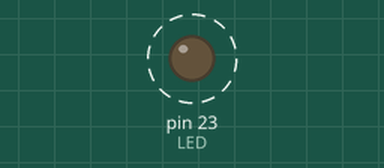
Simulated run of this sketch. Board: Arduino Mega 2560, built with avr-gcc and run on an emulated ATmega2560. Shown: output pins drawn as LEDs (lit = HIGH). Dashed ring = blinking. What the sketch prints to the serial monitor is not drawn.

Above: at 0.7 s.
Timing chart, 0 to 3.5 s (numbered marks = the images above):
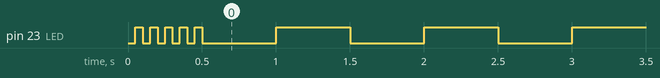

Measured:
- by itself, pin 23 (LED): goes 4 × (LOW 0.05 s, HIGH 0.05 s), 129 × (LOW 0.50 s, HIGH 0.50 s), then LOW

The sketch:

tank.ino
```cpp
/*
  TANK

ISP
---
PD0     RX
PD1     TX
RESET#  through 50M capacitor to RST#

SDcard
------
DAT3   SS   4 B4
CMD    MOSI 5 B5
DAT0   MISO 6 B6
CLK    SCK  7 B7

ANALOG
------
+      A0  PA0
-      A1  PA1
RESET  0   PB0

LED
---
LED_yellow  23  PC7         // LED for Dasa


                     Mighty 1284p
                      +---\/---+
           (D 0) PB0 1|        |40 PA0 (AI 0 / D24)
           (D 1) PB1 2|        |39 PA1 (AI 1 / D25)
      INT2 (D 2) PB2 3|        |38 PA2 (AI 2 / D26)
       PWM (D 3) PB3 4|        |37 PA3 (AI 3 / D27)
    PWM/SS (D 4) PB4 5|        |36 PA4 (AI 4 / D28)
      MOSI (D 5) PB5 6|        |35 PA5 (AI 5 / D29)
  PWM/MISO (D 6) PB6 7|        |34 PA6 (AI 6 / D30)
   PWM/SCK (D 7) PB7 8|        |33 PA7 (AI 7 / D31)
                 RST 9|        |32 AREF
                VCC 10|        |31 GND
                GND 11|        |30 AVCC
              XTAL2 12|        |29 PC7 (D 23)
              XTAL1 13|        |28 PC6 (D 22)
      RX0 (D 8) PD0 14|        |27 PC5 (D 21) TDI
      TX0 (D 9) PD1 15|        |26 PC4 (D 20) TDO
RX1/INT0 (D 10) PD2 16|        |25 PC3 (D 19) TMS
TX1/INT1 (D 11) PD3 17|        |24 PC2 (D 18) TCK
     PWM (D 12) PD4 18|        |23 PC1 (D 17) SDA
     PWM (D 13) PD5 19|        |22 PC0 (D 16) SCL
     PWM (D 14) PD6 20|        |21 PD7 (D 15) PWM
                      +--------+
*/

/*
// Compiled with: Arduino 1.8.9
// MightyCore 2.0.2 https://mcudude.github.io/MightyCore/package_MCUdude_MightyCore_index.json
Fix old bug in Mighty SD library
~/.arduino15/packages/MightyCore/hardware/avr/2.0.2/libraries/SD/src/SD.cpp:
boolean SDClass::begin(uint32_t clock, uint8_t csPin) {
  if(root.isOpen()) root.close();
*/

#define LED         23   // PC7
#define RESET       0    // PB0
#define SDpower1    1    // PB1
#define SDpower2    2    // PB2
#define SDpower3    3    // PB3
#define SS          4    // PB4
#define MOSI        5    // PB5
#define MISO        6    // PB6
#define SCK         7    // PB7
#define INT         20   // PC4


// Read Analog Differential without gain (read datashet of ATMega1280 and ATMega2560 for refference)
// Use analogReadDiff(NUM)
//   NUM  | POS PIN             | NEG PIN           |   GAIN
//  0 | A0      | A1      | 1x
//  1 | A1      | A1      | 1x
//  2 | A2      | A1      | 1x
//  3 | A3      | A1      | 1x
//  4 | A4      | A1      | 1x
//  5 | A5      | A1      | 1x
//  6 | A6      | A1      | 1x
//  7 | A7      | A1      | 1x
//  8 | A8      | A9      | 1x
//  9 | A9      | A9      | 1x
//  10  | A10     | A9      | 1x
//  11  | A11     | A9      | 1x
//  12  | A12     | A9      | 1x
//  13  | A13     | A9      | 1x
//  14  | A14     | A9      | 1x
//  15  | A15     | A9      | 1x
#define PIN 0
uint8_t analog_reference = INTERNAL2V56; // DEFAULT, INTERNAL, INTERNAL1V1, INTERNAL2V56, or EXTERNAL

void setup()
{

  // Open serial communications and wait for port to open:
  Serial.begin(9600);

  Serial.println("#Cvak...");


  pinMode(LED, OUTPUT);
  digitalWrite(LED, LOW);

  //!!! Wire.setClock(100000);

  for(int i=0; i<5; i++)
  {
    delay(50);
    digitalWrite(LED, HIGH);  // Blink for Dasa
    delay(50);
    digitalWrite(LED, LOW);
  }

  Serial.println("#Hmmm...");

}


void loop()
{
    delay(500);
    digitalWrite(LED, HIGH);  // Blink for Dasa
    delay(500);
    digitalWrite(LED, LOW);
}
```
